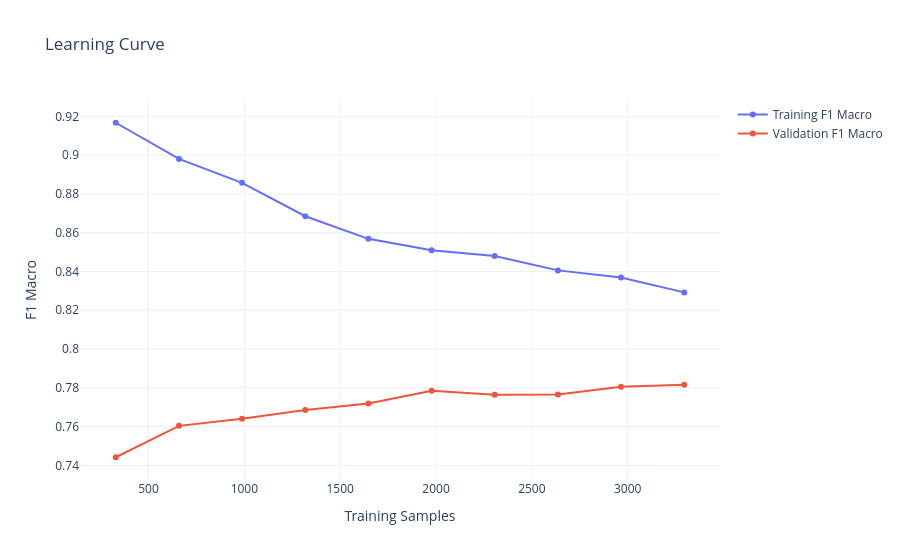

The code cell stored with this chart in its notebook:
### Code cell
fig = go.Figure()

fig.add_trace(
    go.Scatter(
        x=train_sizes,
        y=train_mean,
        mode="lines+markers",
        name="Training F1 Macro"
    )
)

fig.add_trace(
    go.Scatter(
        x=train_sizes,
        y=val_mean,
        mode="lines+markers",
        name="Validation F1 Macro"
    )
)

fig.update_layout(
    title="Learning Curve",
    xaxis_title="Training Samples",
    yaxis_title="F1 Macro",
    template="plotly_white"
)

fig.show()

### Figure 1 — Plotly figure (JSON) as saved in the notebook; plotly's stock layout.template omitted (floating-point values rounded to 4 significant figures)
{"data": [{"mode": "lines+markers", "name": "Training F1 Macro", "type": "scatter", "x": [329, 659, 988, 1318, 1647, 1977, 2306, 2636, 2965, 3295], "y": [0.9167, 0.8981, 0.8858, 0.8685, 0.8568, 0.8509, 0.848, 0.8406, 0.8369, 0.8292]}, {"mode": "lines+markers", "name": "Validation F1 Macro", "type": "scatter", "x": [329, 659, 988, 1318, 1647, 1977, 2306, 2636, 2965, 3295], "y": [0.7442, 0.7604, 0.764, 0.7685, 0.7719, 0.7785, 0.7764, 0.7765, 0.7806, 0.7816]}], "layout": {"title": {"text": "Learning Curve"}, "xaxis": {"title": {"text": "Training Samples"}}, "yaxis": {"title": {"text": "F1 Macro"}}}}
